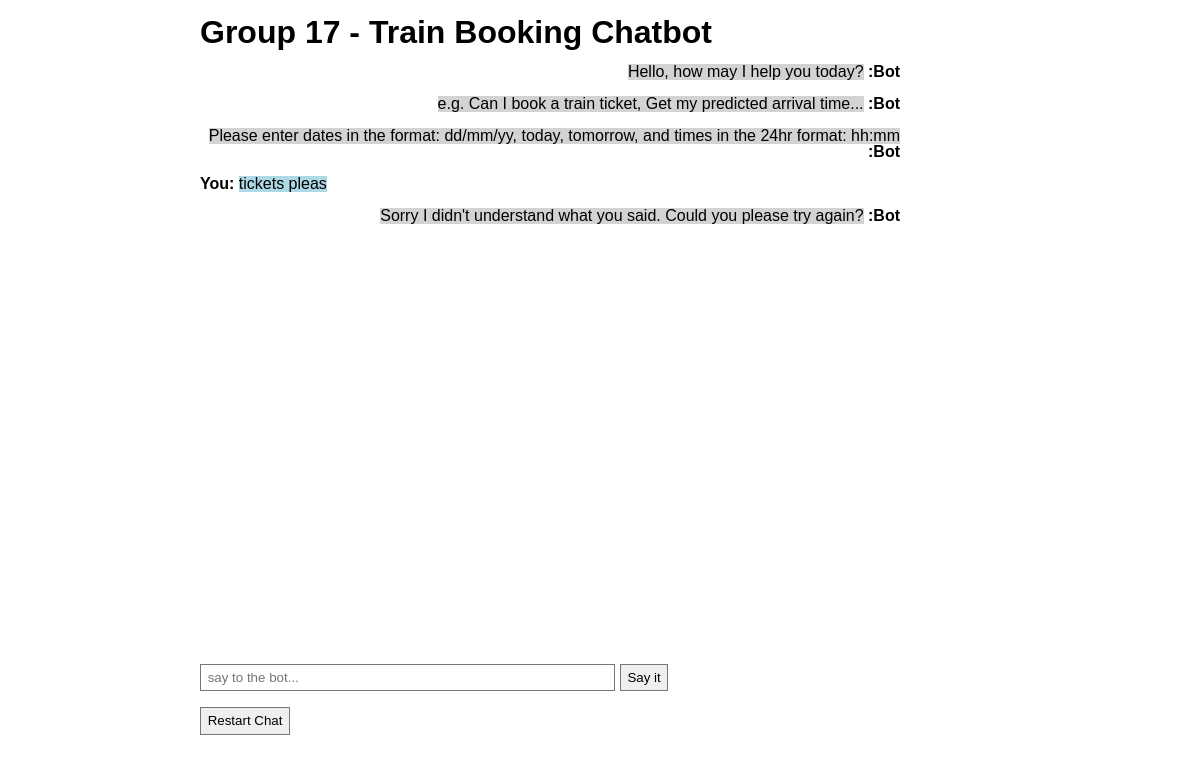
The page / on the database its author committed.
### tables this page shows
CREATE TABLE chatHist (
            itemid integer PRIMARY KEY AUTOINCREMENT,
            whosaid varchar,
            item varchar
        );

### main.py (the view)
@app.route('/', methods=['GET', 'POST'])
def index():
    query = "SELECT itemid, whosaid, item FROM chatHist"
    result = query_db(query)
    return render_template('index.html', data=result)

### main.py (called while the page is built)
def get_db():
    db = getattr(g, '_database', None)
    if db is None:
        db = g._database = sqlite3.connect(DATABASE)
    def make_dicts(cursor, row):
        return dict((cursor.description[idx][0], value)
                    for idx, value in enumerate(row))
    db.row_factory = make_dicts
    return db

def query_db(query, args=(), one=False):
    cur = None
    rv = None
    try:
        cur = get_db().execute(query, args)
        rv = cur.fetchall()
    except sqlite3.Error as e:
        app.logger.info('Database error: %s' % e)
    except Exception as e:
        app.logger.info('Exception in query_db: %s' % e)
    finally:
        if cur:
            cur.close()
    return (rv[0] if rv else None) if one else rv

@app.teardown_appcontext
def close_connection(exception):
    db = getattr(g, '_database', None)
    if db is not None:
        db.close()

### templates/index.html (shortened to what this page needs)
<!DOCTYPE html>
<html lang="en">
<head>
    <link rel="stylesheet" type="text/css" href="static/main.css">
</head>
<body>
<h1>Group 17 - Train Booking Chatbot</h1>
<div id="conversation">
    <div id="chatHistory">
        {% for item in data %}
            {% if item.whosaid == "You: "%}
                <div id="youSaid">
                    <h4>{{item.whosaid}}</h4>
                    <div id="youText">
                        {{item.item}}
                    </div>
                </div>
            {% else %}
                <div id="botSaid">
                    <div id="botText">
                    {% if item.item.startswith("http") %}
                        <p>Ticket found! </p>
                        <a href="{{item.item}}" target="_blank">Click here to see the ticket!</a>
                    {% else %}
                            {{item.item}}
                    {% endif %}
                    </div>
                    <h4>{{item.whosaid}}</h4>
                </div>
            {% endif %}
            <br>
        {% endfor %}
    </div>
    <div id="inputForm">
    <form action="/userUpdate" method="POST">
        <input name="inputBox" id="inputBox" placeholder="say to the bot... " autocomplete="off" style="width: 400px;" autofocus>
        <input type="submit" value="Say it">
    </form>
    </div>
    <br>
    <form action="/restartChat" method="POST">
        <input type="submit" value="Restart Chat">
    </form>
</div>
</body>
</html>

### static/main.css (style rules this page uses)
#chatHistory { width:700px; height:600px; overflow-y:auto; overflow-x:auto; }
#botSaid { text-align: right; }
#botText { display: inline-block; background-color: lightgray; }
#youText { display: inline-block; background-color: lightblue; }
body, h1, h2, h3, p, div, li, ul, form { margin: 0; padding: 0; line-height: 1em; border: 0; }
body { line-height: 1.5em; font-family: sans-serif; width: 50em; margin: 0 auto; padding-bottom: 2em; }
h1 { padding-top: 0.5em; padding-bottom: 0.5em; }
h4 { display: inline; }
form input { border: 1px solid #777; line-height: 1.5em; padding: 0.2em 0.5em; }

### rows shown on the page
chatHist: item "Hello, how may I help you today?", whosaid ":Bot"
chatHist: item "e.g. Can I book a train ticket, Get my predicted arrival time...", whosaid ":Bot"
chatHist: item "Please enter dates in the format: dd/mm/yy, today, tomorrow, and times in the 24hr format: hh:mm", whosaid ":Bot"
chatHist: whosaid "You:", item "tickets pleas"
chatHist: item "Sorry I didn't understand what you said. Could you please try again?", whosaid ":Bot"
